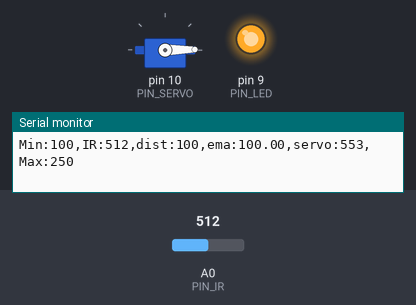
Bench run of a sketch on a simulated Arduino Uno, built with avr-gcc and run on an emulated ATmega328P. Shown: servo, output pins drawn as LEDs (lit = HIGH), the last lines printed to the serial monitor. The test bench sets the inputs (shaded band); at power-on: A0 (PIN_IR) = 512.

Above: at 1.2 s.
1.3 s: A0 (PIN_IR) set to 356
2.8 s: A0 (PIN_IR) set to 338
At 4.2 s:
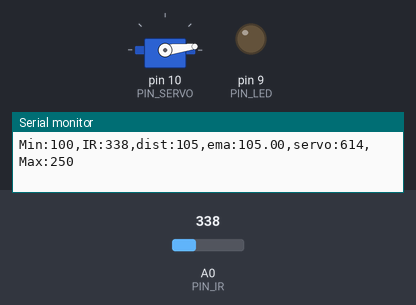
4.5 s: A0 (PIN_IR) set to 306
At 5.9 s:
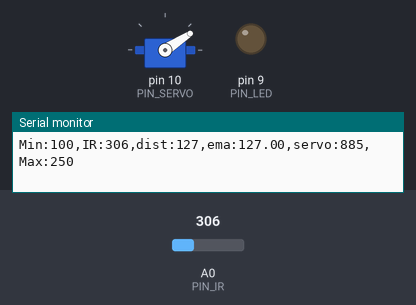
6.2 s: A0 (PIN_IR) set to 240
At 7.2 s:
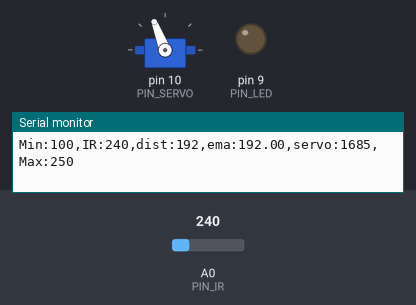
8.0 s: A0 (PIN_IR) set to 260
At 8.8 s:
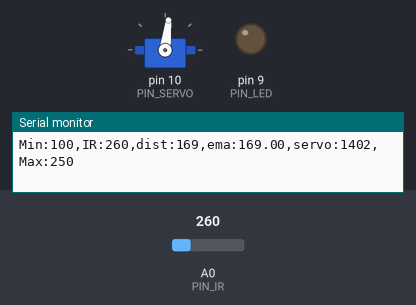
9.7 s: A0 (PIN_IR) set to 122
At 10.2 s:
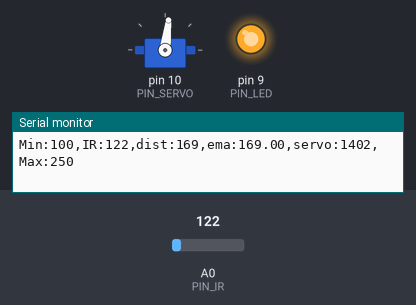
Timing chart, 0 to 12.2 s (numbered marks = the images above; inputs shaded):
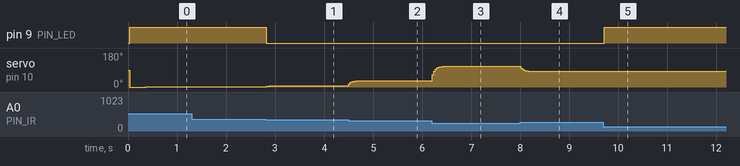

The sketch:

17_example_1.ino
```cpp
#include <Servo.h>

// Arduino pin assignment
#define PIN_LED 9
#define PIN_POTENTIOMETER 3 // Potentiometer at Pin A3
// Add IR Sensor Definition Here !!!
#define PIN_IR 0 // IR at Pin A0
#define PIN_SERVO 10

#define _DUTY_MIN 553  // servo full clock-wise position (0 degree)
#define _DUTY_NEU 1476 // servo neutral position (90 degree)
#define _DUTY_MAX 2399 // servo full counter-clockwise position (180 degree)
#define DIST_MIN 100 // minimum distance to be measured (unit: mm)
#define DIST_MAX 250 //maximum distance to be measured (unit: mm)

#define _EMA_ALPHA 0.4

#define LOOP_INTERVAL 30   // Loop Interval (unit: msec)

Servo myservo;
unsigned long last_loop_time;   // unit: msec
float dist_prev = DIST_MIN;
float dist_ema;

void setup()
{
  pinMode(PIN_LED, OUTPUT);
  myservo.attach(PIN_SERVO);
  myservo.writeMicroseconds(_DUTY_NEU);

  dist_prev = DIST_MIN;

  Serial.begin(1000000);
}

void loop()
{
  float dist_raw;
  unsigned long time_curr = millis();
  int a_value, duty, dist;

  // wait until next event time
  if (time_curr < (last_loop_time + LOOP_INTERVAL))
    return;
  last_loop_time += LOOP_INTERVAL;

  // Read IR Sensor value !!!
  a_value = analogRead(PIN_IR);
  // Convert IR sensor value into distance !!!
  dist = (6762.0/(a_value-9)-4.0)*10.0-60.0;

  // we need distance range filter here !!!
  if (dist < DIST_MIN) {
    dist = dist_prev;    // Set Lower Value
    digitalWrite(PIN_LED, 1);       // LED OFF
  } else if (dist > DIST_MAX) {
    dist = dist_prev;    // Set Higher Value
    digitalWrite(PIN_LED, 1);       // LED OFF
  } else {    // In desired Range
    digitalWrite(PIN_LED, 0);       // LED ON
    dist_prev = dist;
  }

  // we need EMA filter here !!!
  dist_ema = _EMA_ALPHA * dist + (1-_EMA_ALPHA) * dist_ema;

  // map distance into duty
  //duty = map(a_value, 0, 1023, _DUTY_MIN, _DUTY_MAX);
  duty = (dist_ema - 100)*(_DUTY_MAX - _DUTY_MIN)/150 + _DUTY_MIN;
  myservo.writeMicroseconds(duty);

  // print IR sensor value, distnace, duty !!!
  Serial.print("Min:");    Serial.print(DIST_MIN);
  Serial.print(",IR:");  Serial.print(a_value);
  Serial.print(",dist:");  Serial.print(dist);
  Serial.print(",ema:");  Serial.print(dist_ema);
  Serial.print(",servo:"); Serial.print(duty);
  Serial.print(",Max:");   Serial.print(DIST_MAX);
  Serial.println("");
}
```

Measured:
- the behaviour switches between 348 and 347 on A0 (PIN_IR) (found by bisection; images 0 and 1)
- after the input at 2.8 s, pin 9 (PIN_LED): HIGH → LOW at once; servo on pin 10 (PIN_SERVO): 1° → 6° at once, → 7° 0.18 s later
- after the input at 4.5 s, servo on pin 10 (PIN_SERVO): 7° → 33° at once
- after the input at 6.2 s, servo on pin 10 (PIN_SERVO): moves from 33° to 111° over 0.36 s, starting at once
- after the input at 8.0 s, servo on pin 10 (PIN_SERVO): 111° → 84° at once, → 83° 0.27 s later
- after the input at 9.7 s, pin 9 (PIN_LED): LOW → HIGH at once
